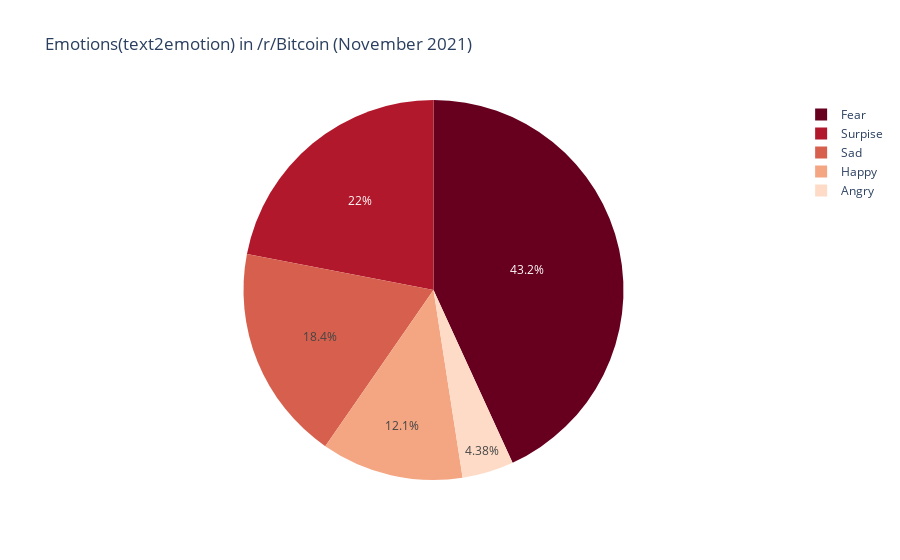

Notebook code cell kept with this figure:
### Code cell
fig.show()

### Figure 1 — Plotly figure (JSON) as saved in the notebook; plotly's stock layout.template omitted (floating-point values rounded to 4 significant figures)
{"data": [{"domain": {"x": [0, 1], "y": [0, 1]}, "hovertemplate": "label=%{label}<br>value=%{value}<extra></extra>", "labels": ["Angry", "Fear", "Happy", "Sad", "Surpise"], "legendgroup": "", "name": "", "showlegend": true, "type": "pie", "values": [284.4, 2802.0, 785.2, 1193.0, 1426.0]}], "layout": {"autosize": true, "legend": {"tracegroupgap": 0}, "piecolorway": ["rgb(103,0,31)", "rgb(178,24,43)", "rgb(214,96,77)", "rgb(244,165,130)", "rgb(253,219,199)", "rgb(247,247,247)", "rgb(209,229,240)", "rgb(146,197,222)", "rgb(67,147,195)", "rgb(33,102,172)", "rgb(5,48,97)"], "title": {"text": "Emotions(text2emotion) in /r/Bitcoin (November 2021)"}}}
